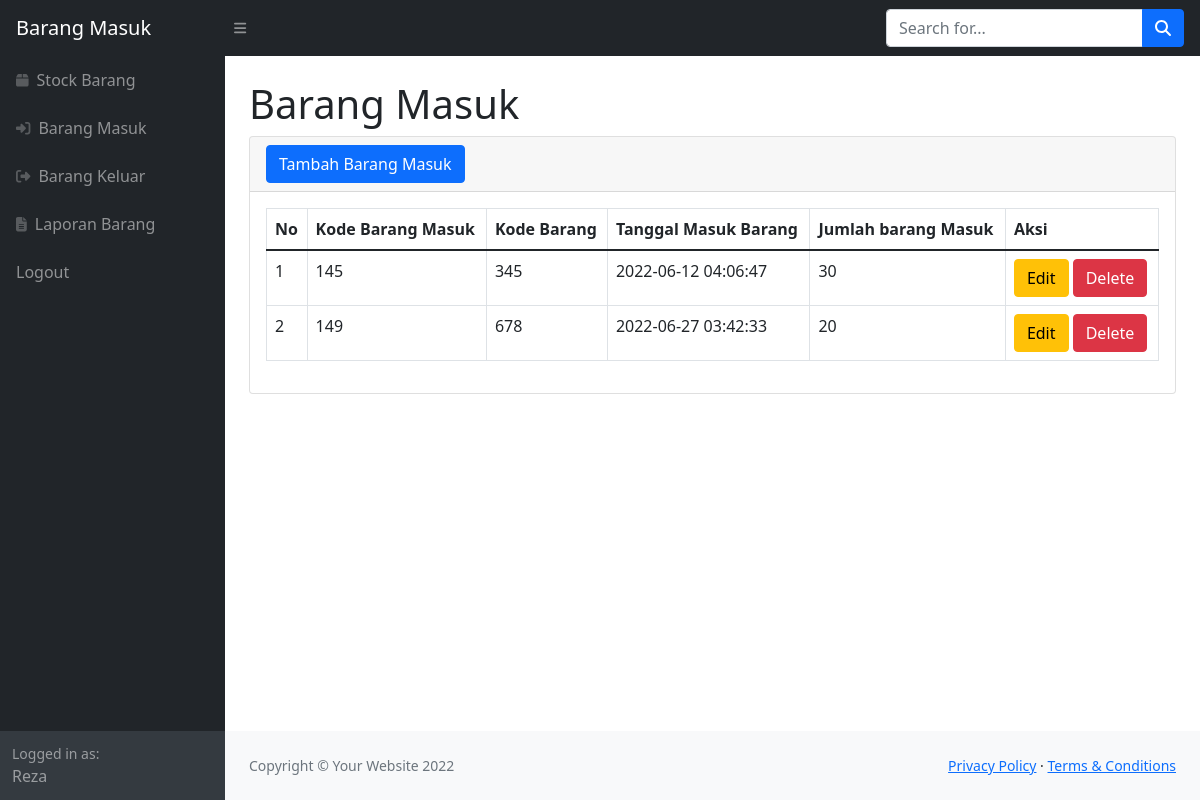
/barang_masuk.php (signed in), run on the app's committed database.
### tables this page shows
CREATE TABLE `barang_masuk` (
  `kode_barang_masuk` int(11) NOT NULL,
  `kode_barang` int(11) NOT NULL,
  `tanggal_barang_masuk` timestamp NOT NULL DEFAULT current_timestamp(),
  `jumlah_barang_masuk` int(11) NOT NULL
);

### barang_masuk.php (the view, shortened to what this page needs)
<?php
require 'koneksi.php';
?>
<!DOCTYPE html>
<html lang="en">
    <head>
        <link href="https://cdn.jsdelivr.net/npm/simple-datatables@latest/dist/style.css" rel="stylesheet" />
        <link href="css/styles.css" rel="stylesheet" />
    </head>
    <body class="sb-nav-fixed">
        <nav class="sb-topnav navbar navbar-expand navbar-dark bg-dark">
            <a class="navbar-brand ps-3" href="index.php">Barang Masuk</a>
            <button class="btn btn-link btn-sm order-1 order-lg-0 me-4 me-lg-0" id="sidebarToggle" href="#!"><i class="fas fa-bars"></i></button>
            <form class="d-none d-md-inline-block form-inline ms-auto me-0 me-md-3 my-2 my-md-0">
                <div class="input-group">
                    <input class="form-control" type="text" placeholder="Search for..." aria-label="Search for..." aria-describedby="btnNavbarSearch" />
                    <button class="btn btn-primary" id="btnNavbarSearch" type="button"><i class="fas fa-search"></i></button>
                </div>
            </form>
        </nav>
        <div id="layoutSidenav">
            <div id="layoutSidenav_nav">
                <nav class="sb-sidenav accordion sb-sidenav-dark" id="sidenavAccordion">
                    <div class="sb-sidenav-menu">
                        <div class="nav">
                            <a class="nav-link" href="index.php">
                                <div class="sb-nav-link-icon"><i class="fas fa-box"></i></div>
                                Stock Barang
                            </a>
                            <a class="nav-link" href="barang_masuk.php">
                                <div class="sb-nav-link-icon"><i class="fas fa-sign-in-alt"></i></div>
                                Barang Masuk
                            </a>
                            <a class="nav-link" href="barang_keluar.php">
                                <div class="sb-nav-link-icon"><i class="fas fa-sign-out-alt"></i></i></div>
                                Barang Keluar
                            </a>
                            <a class="nav-link" href="laporan.php">
                                <div class="sb-nav-link-icon"><i class="fas fa-file-alt"></i></div>
                                Laporan Barang
                            </a>
                            <a class="nav-link" href="logout.php">
                                Logout
                            </a>
                        </div>
                    </div>
                    <div class="sb-sidenav-footer">
                        <div class="small">Logged in as:</div>
                        Reza
                    </div>
                </nav>
            </div>
            <div id="layoutSidenav_content">
                <main>
                    <div class="container-fluid px-4">
                        <h1 class="mt-4">Barang Masuk</h1>
                        <div class="card mb-4">
                            <div class="card-header">
                                <button type="button" class="btn btn-primary" data-bs-toggle="modal" data-bs-target="#myModal">
                                    Tambah Barang Masuk
                                </button>
                            </div>
                            <div class="card-body">
                                <table class="table table-bordered" id="datatablesSimple">
                                    <thead>
                                        <tr>
                                            <th>No</th>
                                            <th>Kode Barang Masuk</th>
                                            <th>Kode Barang</th>
                                            <th>Tanggal Masuk Barang</th>
                                            <th>Jumlah barang Masuk</th>
                                            <th>Aksi</th>
                                        </tr>
                                    </thead>
                                    <tbody>
                                    <?php
                                        $ambilsemuadata = mysqli_query($conn, "SELECT*FROM barang_masuk");
                                        $i=1;
                                        while($data=mysqli_fetch_array($ambilsemuadata)){
                                            $kodebarangmasuk = $data['kode_barang_masuk'];
                                            $kodebarang = $data['kode_barang'];
                                            $tanggalmasuk = $data['tanggal_barang_masuk'];
                                            $stok = $data['jumlah_barang_masuk'];
                                        ?>
                                        <tr>
                                            <td><?=$i++;?></td>
                                            <td><?=$kodebarangmasuk;?></td>
                                            <td><?=$kodebarang;?></td>
                                            <td><?=$tanggalmasuk;?></td>
                                            <td><?=$stok;?></td>
                                            <td>
                                                <button type="button" class="btn btn-warning" data-bs-toggle="modal" data-bs-target="#edit<?=$kodebarang;?>">
                                                    Edit
                                                </button>
                                                <button type="button" class="btn btn-danger" data-bs-toggle="modal" data-bs-target="#delete<?=$kodebarang;?>">
                                                    Delete
                                                </button>
                                            </td>
                                        </tr>
                                        <?php
                                        }
                                        ?>
                                    </tbody>
                                </table>
                            </div>
                        </div>
                    </div>
                </main>
                <footer class="py-4 bg-light mt-auto">
                    <div class="container-fluid px-4">
                        <div class="d-flex align-items-center justify-content-between small">
                            <div class="text-muted">Copyright &copy; Your Website 2022</div>
                            <div>
                                <a href="#">Privacy Policy</a>
                                &middot;
                                <a href="#">Terms &amp; Conditions</a>
                            </div>
                        </div>
                    </div>
                </footer>
            </div>
        </div>
    </body>
</html>

### data on the page
barang_masuk: kode_barang_masuk "145", kode_barang "345", tanggal_barang_masuk "2022-06-12 04:06:47", jumlah_barang_masuk "30"
barang_masuk: kode_barang_masuk "149", kode_barang "678", tanggal_barang_masuk "2022-06-27 03:42:33", jumlah_barang_masuk "20"
